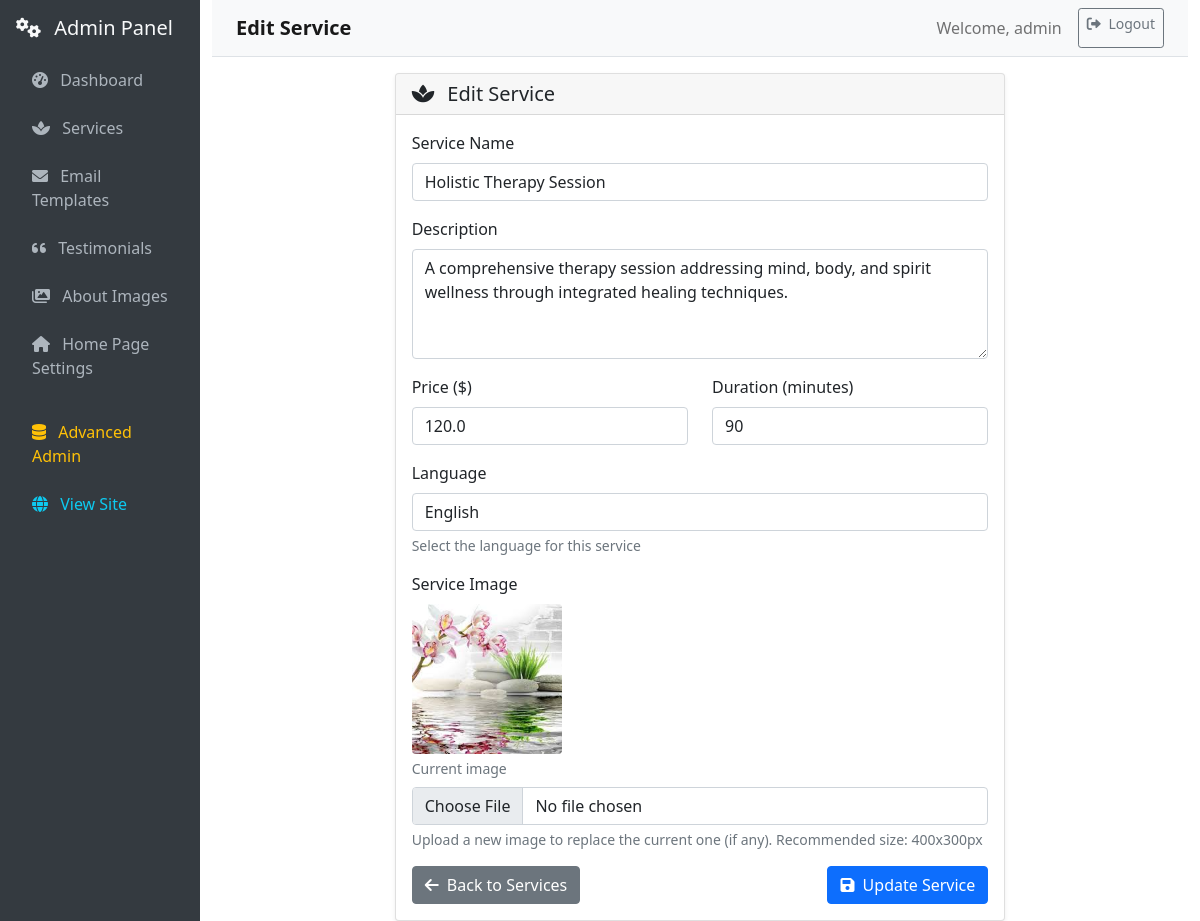
/web_admin/services/edit/1 (signed in), run on an earlier commit of the app's database.
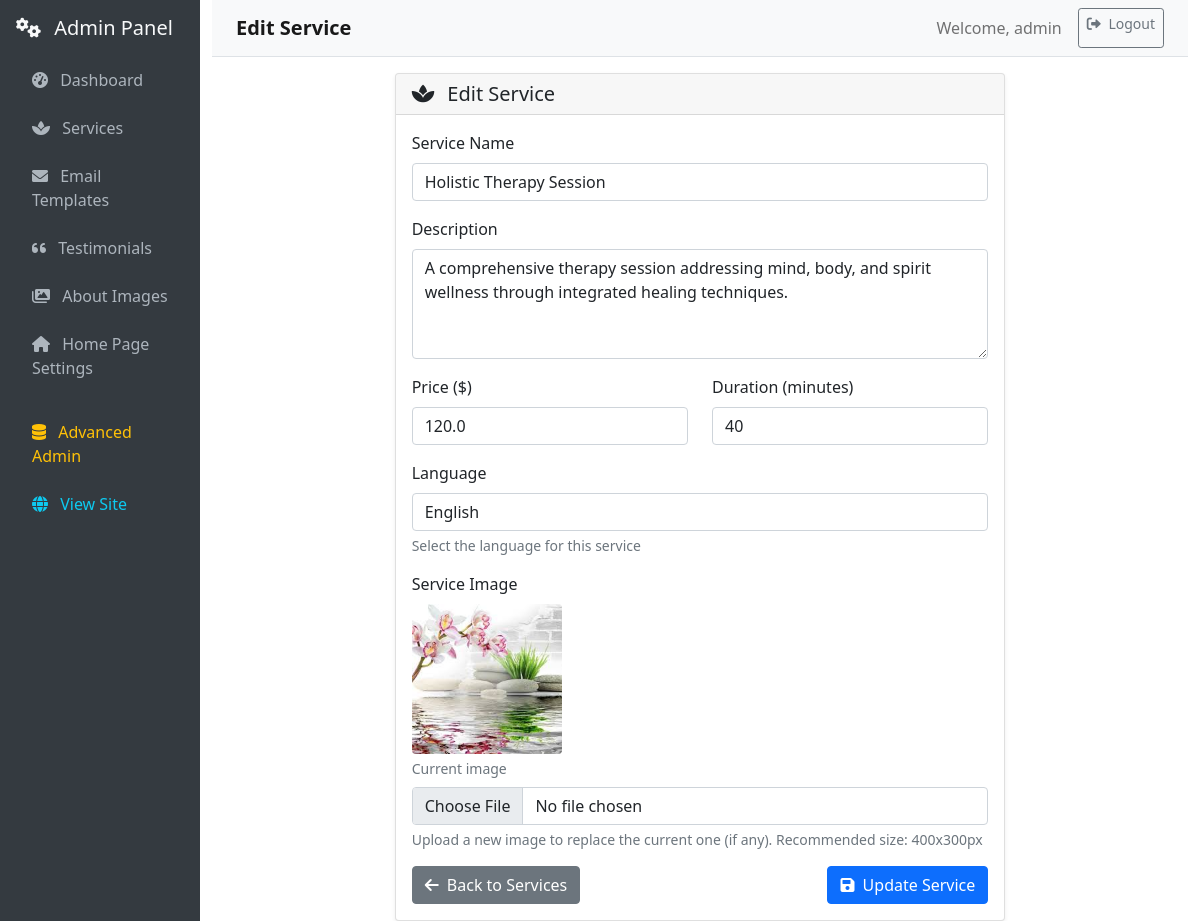
And on a later commit of the database.
### db/models.py (models this page shows, shortened)
class Service(db.Model):
    __tablename__ = "services"
    id = db.Column(db.Integer, primary_key=True)
    name = db.Column(db.String(100), nullable=False)
    description = db.Column(db.Text, nullable=True)
    price = db.Column(db.Float, nullable=False)
    duration = db.Column(db.Integer, nullable=False)  # Duration in minutes
    image_path = db.Column(db.String(255), nullable=True)  # Path to service image
    language = db.Column(db.String(3), nullable=False, default='ENG')  # ENG or MON

### routes/web_admin.py (the view, shortened to what this page needs)
@web_admin_bp.route('/services/edit/<int:service_id>', methods=['GET', 'POST'])
@admin_required
def edit_service(service_id):
    service = Service.query.get_or_404(service_id)
    return render_template('admin/edit_service.html', service=service)

### routes/web_admin.py (called while the page is built)
def admin_required(f):
    @wraps(f)
    @login_required
    def decorated_function(*args, **kwargs):
        if not current_user.is_authenticated or current_user.role.name != 'admin':
            flash('Admin access required.', 'error')
            return redirect(url_for('main.home'))
        return f(*args, **kwargs)
    return decorated_function

### templates/admin/edit_service.html (shortened to what the changed rows need)
{% extends "admin/base.html" %}
{% block content %}
<div class="row">
    <div class="col-md-8 offset-md-2">
        <div class="card">
            <div class="card-body">
                <form method="POST" enctype="multipart/form-data">
                    <div class="mb-3">
                        <label for="name" class="form-label">Service Name</label>
                        <input type="text" class="form-control" id="name" name="name"
                               value="{{ service.name if service else '' }}" required>
                    </div>
                    <div class="mb-3">
                        <label for="description" class="form-label">Description</label>
                        <textarea class="form-control" id="description" name="description"
                                  rows="4" placeholder="Describe the service and its benefits...">{{ service.description if service else '' }}</textarea>
                    </div>
                    <div class="row">
                        <div class="col-md-6">
                            <div class="mb-3">
                                <label for="price" class="form-label">Price ($)</label>
                                <input type="number" class="form-control" id="price" name="price"
                                       step="0.01" min="0" value="{{ service.price if service else '' }}" required>
                            </div>
                        </div>
                        <div class="col-md-6">
                            <div class="mb-3">
                                <label for="duration" class="form-label">Duration (minutes)</label>
                                <input type="number" class="form-control" id="duration" name="duration"
                                       min="1" value="{{ service.duration if service else '' }}" required>
                            </div>
                        </div>
                    </div>
                    <div class="mb-3">
                        {% if service and service.image_path %}
                        <div class="mb-2">
                            <img src="{{ url_for('static', filename=service.image_path) }}"
                                 alt="Current image" class="preview-image rounded">
                            <div class="text-muted small mt-1">Current image</div>
                        </div>
                        {% endif %}
                    </div>
                </form>
            </div>
        </div>
    </div>
</div>
{% endblock %}

What changed in the data, as far as the page shows it:
changed Service "Holistic Therapy Session": duration "90" → "40"
